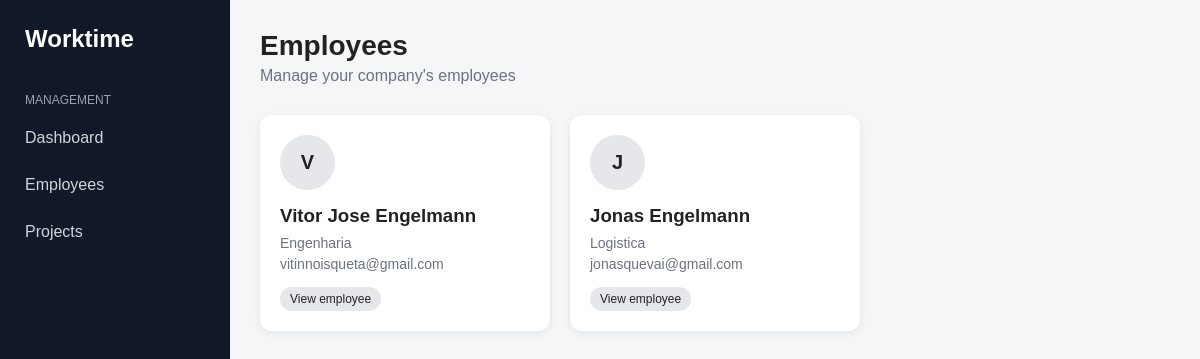
/employee/, run on an earlier commit of the app's database.
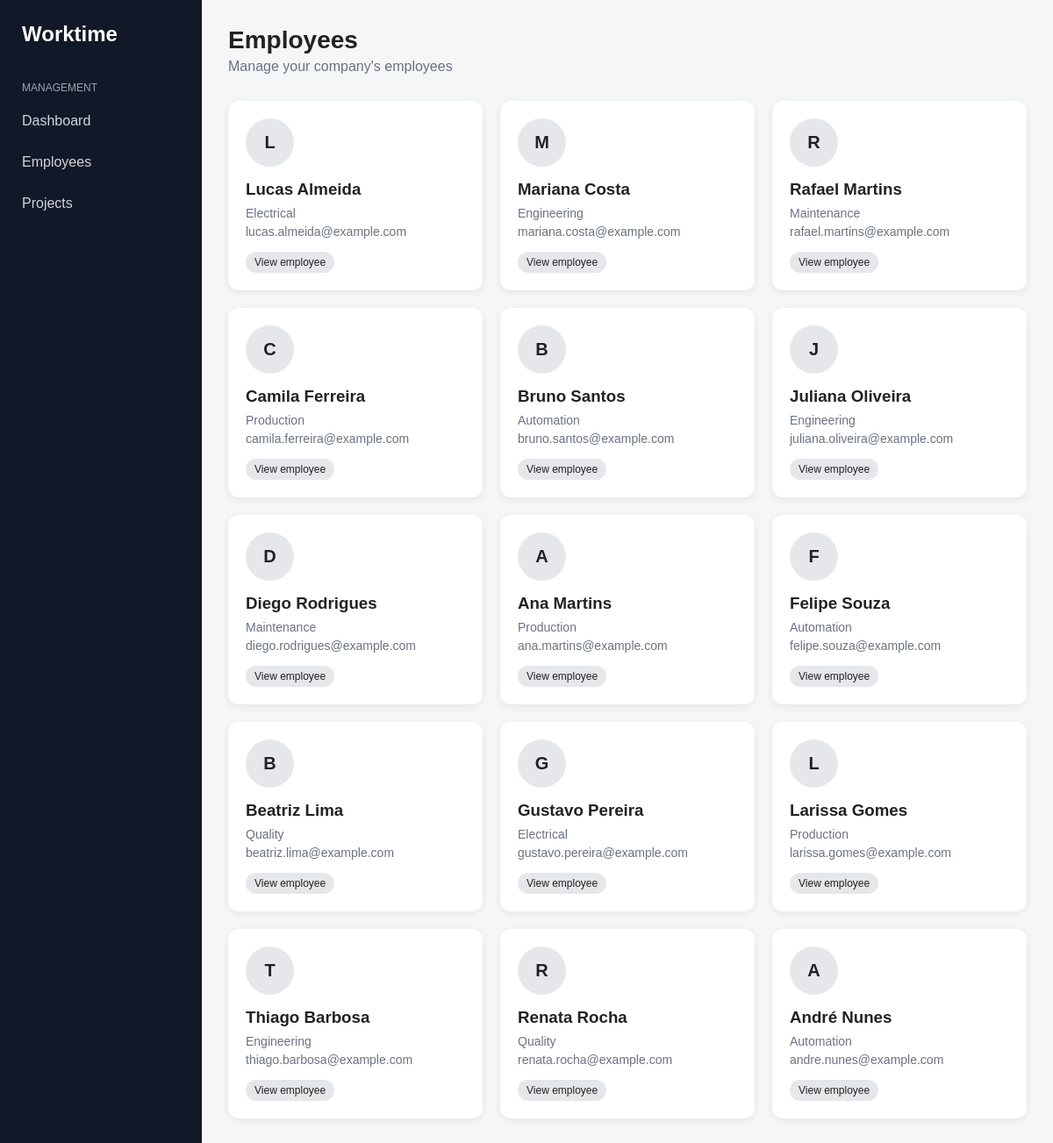
And on a later commit of the database.
### employee/models.py (models this page shows, shortened)
class Employee(models.Model):
    name = models.CharField(max_length=100)
    hire_date = models.DateField()
    birthday = models.DateField()
    email = models.EmailField()
    hourly_rate = models.DecimalField(
        decimal_places=2,
        max_digits=10,
    )
    department = models.CharField(max_length=100)
    photo = models.ImageField(upload_to="employees/", blank=True, null=True)
    description = models.TextField(default="")

### employee/views.py (the view)
# urls.py: path("", views.employee_list, name="employee_list"),
def employee_list(request):
    employees = Employee.objects.all()
    return render(request, "employee_list.html", {
        "employees": employees
    })

### employee/templates/employee_list.html (shortened to what this page needs)
{% extends "base.html" %}
{% block content %}
<div class="header">
    <h1>Employees</h1>
    <p>Manage your company's employees</p>
</div>
<div class="cards">
    {% for employee in employees %}
        <a href="{% url 'employee_detail' employee.id %}" class="card">
            <div class="avatar">
                {{ employee.name|first|upper }}
            </div>
            <h3>{{ employee.name }}</h3>
            <p>{{ employee.department }}</p>
            <p>{{ employee.email }}</p>
            <span class="badge">
                View employee
            </span>
        </a>
    {% empty %}
        <p>No employees registered.</p>
    {% endfor %}
</div>
{% endblock %}

What changed in the data, as far as the page shows it:
removed Employee: name|first "V", name "Vitor Jose Engelmann", department "Engenharia", email "vitinnoisqueta@gmail.com"
removed Employee: name|first "J", name "Jonas Engelmann", department "Logistica", email "jonasquevai@gmail.com"
added Employee: name|first "L", name "Lucas Almeida", department "Electrical", email "lucas.almeida@example.com"
added Employee: name|first "M", name "Mariana Costa", department "Engineering", email "mariana.costa@example.com"
added Employee: name|first "R", name "Rafael Martins", department "Maintenance", email "rafael.martins@example.com"
added Employee: name|first "C", name "Camila Ferreira", department "Production", email "camila.ferreira@example.com"
added Employee: name|first "B", name "Bruno Santos", department "Automation", email "bruno.santos@example.com"
added Employee: name|first "J", name "Juliana Oliveira", department "Engineering", email "juliana.oliveira@example.com"
added Employee: name|first "D", name "Diego Rodrigues", department "Maintenance", email "diego.rodrigues@example.com"
added Employee: name|first "A", name "Ana Martins", department "Production", email "ana.martins@example.com"
added Employee: name|first "F", name "Felipe Souza", department "Automation", email "felipe.souza@example.com"
added Employee: name|first "B", name "Beatriz Lima", department "Quality", email "beatriz.lima@example.com"
added Employee: name|first "G", name "Gustavo Pereira", department "Electrical", email "gustavo.pereira@example.com"
added Employee: name|first "L", name "Larissa Gomes", department "Production", email "larissa.gomes@example.com"
added Employee: name|first "T", name "Thiago Barbosa", department "Engineering", email "thiago.barbosa@example.com"
added Employee: name|first "R", name "Renata Rocha", department "Quality", email "renata.rocha@example.com"
added Employee: name|first "A", name "André Nunes", department "Automation", email "andre.nunes@example.com"
